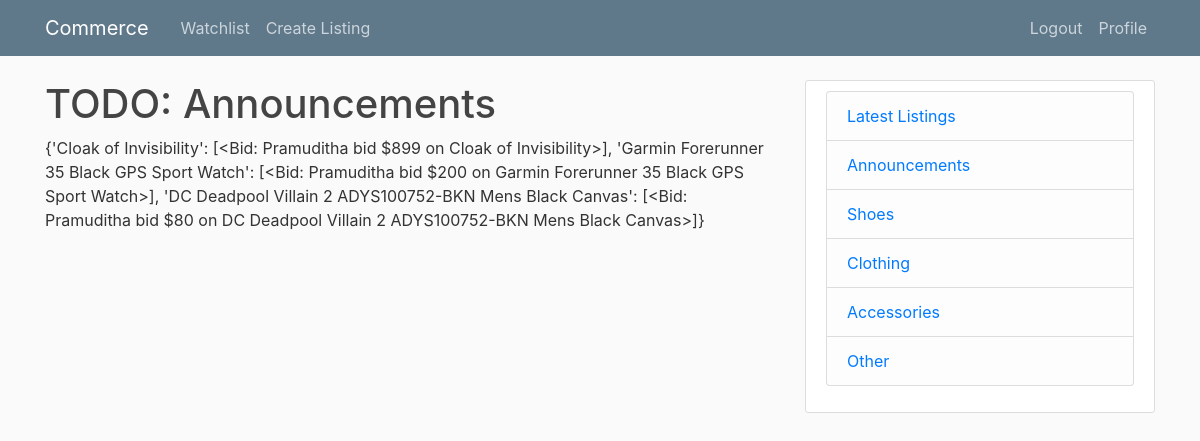
/announcements (signed in), run on an earlier commit of the app's database.
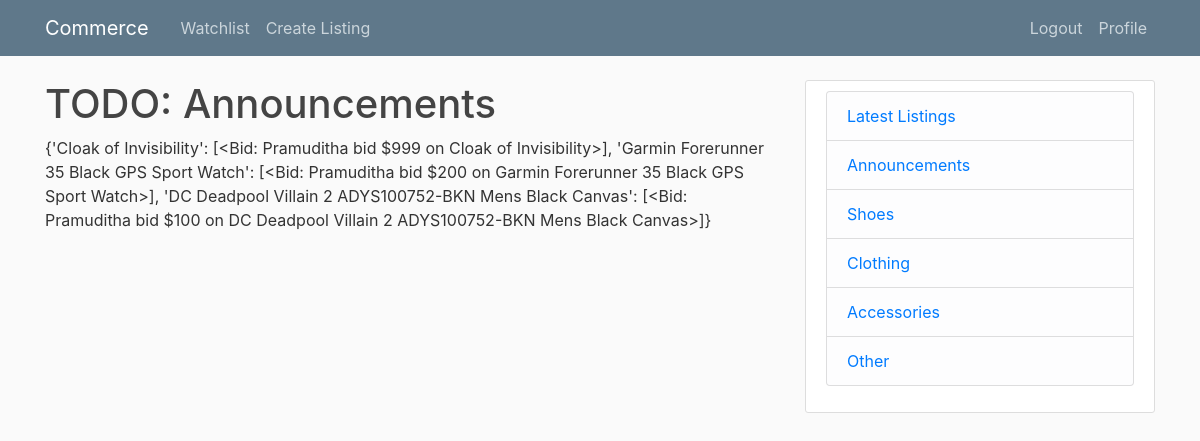
And on a later commit of the database.
### auctions/models.py (models this page shows)
class Bid(models.Model):
    bidder = models.ForeignKey(User, on_delete=models.CASCADE)
    bid_on = models.ForeignKey(Listing, on_delete=models.CASCADE)
    bid_amount = models.IntegerField(default=1, validators=[MaxValueValidator(1000), MinValueValidator(0)])
    def __str__(self):
        return f"{self.bidder} bid ${self.bid_amount} on {self.bid_on}"

class User(AbstractUser):
    pass

class Listing (models.Model):
    title = models.CharField(max_length=100)
    content = models.TextField()
    date = models.DateTimeField(default=timezone.now)
    author = models.ForeignKey(User, on_delete=models.CASCADE)
    image = models.ImageField(default="default.jpg", upload_to="listing_pics")
    price = models.IntegerField(default=1, validators=[MaxValueValidator(1000), MinValueValidator(0)])
    is_closed = models.BooleanField(default=False)
    CLOTHING = "CL"
    SHOES = "SH"
    ACCESSORIES = "AC"
    OTHER = "OT"
    LISTING_CATEGORIES = [(CLOTHING, 'Clothing'), (SHOES, 'Shoes'), (ACCESSORIES, 'Accessories'), (OTHER, 'Other')]
    listing_categories = models.CharField(max_length=2, choices=LISTING_CATEGORIES, default=OTHER)
    def __str__ (self):
        return f"{self.title}"

### auctions/views.py (the view, shortened to what this page needs)
# urls.py: path("announcements", views.announcements, name="announcements"),
def announcements(request):
    listings_win_by_user = []
    bids = Bid.objects.filter(bidder=request.user)
    bids_info = {}
    for bid in bids:
        if not bid.bid_on in bids_info.keys():
            bids_info[bid.bid_on.title] = []
            bids_info[bid.bid_on.title].append(bid)
        else:
            bids_info[bid.bid_on.title].append(bid)
    return render(request, "auctions/announcements.html", {"bids": bids_info})

### auctions/templates/auctions/announcements.html
{% extends "auctions/layout.html" %}
{% block body %}
    <h1>TODO: Announcements</h1>
    {{ bids }}
{% endblock body %}

What changed in the data, as far as the page shows it:
no longer on this page (row unchanged): Bid: bidder+bid_amount+bid_on "{'Cloak of Invisibility': [<Bid: Pramuditha bid $899 on Cloak of Invisibility>], 'Garmin Forerunner 35 Black GPS Sport Watch': [<Bid: Pramuditha bid $200 on Garmin Forerunner 35 Black GPS Sport Watch>], 'DC Deadpool Villain 2 ADYS100752-BKN Mens Black Canvas': [<Bid: Pramuditha bid $80 on DC Deadpool Villain 2 ADYS100752-BKN Mens Black Canvas>]}"
added Bid: bidder+bid_amount+bid_on "{'Cloak of Invisibility': [<Bid: Pramuditha bid $999 on Cloak of Invisibility>], 'Garmin Forerunner 35 Black GPS Sport Watch': [<Bid: Pramuditha bid $200 on Garmin Forerunner 35 Black GPS Sport Watch>], 'DC Deadpool Villain 2 ADYS100752-BKN Mens Black Canvas': [<Bid: Pramuditha bid $100 on DC Deadpool Villain 2 ADYS100752-BKN Mens Black Canvas>]}"
